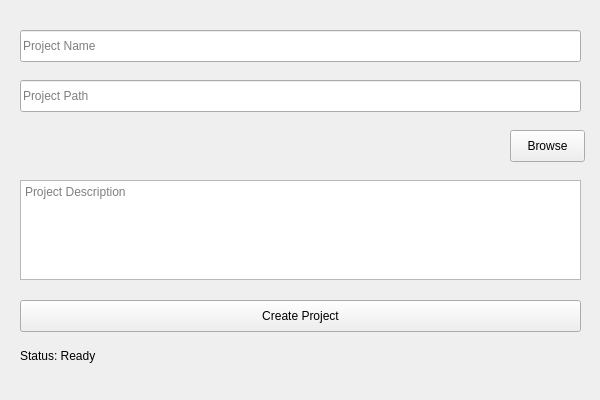
<?xml version="1.0" encoding="UTF-8"?>
<ui version="4.0">
 <class>MainWindow</class>
 <widget class="QMainWindow" name="MainWindow">
  <property name="geometry">
   <rect>
    <x>0</x>
    <y>0</y>
    <width>600</width>
    <height>400</height>
   </rect>
  </property>
  <property name="windowTitle">
   <string>UAB</string>
  </property>
  <widget class="QWidget" name="centralwidget">
   <widget class="QPushButton" name="create_project_button">
    <property name="geometry">
     <rect>
      <x>20</x>
      <y>300</y>
      <width>561</width>
      <height>32</height>
     </rect>
    </property>
    <property name="text">
     <string>Create Project</string>
    </property>
   </widget>
   <widget class="QLineEdit" name="project_name">
    <property name="geometry">
     <rect>
      <x>20</x>
      <y>30</y>
      <width>561</width>
      <height>32</height>
     </rect>
    </property>
    <property name="placeholderText">
     <string>Project Name</string>
    </property>
   </widget>
   <widget class="QLineEdit" name="project_path">
    <property name="geometry">
     <rect>
      <x>20</x>
      <y>80</y>
      <width>561</width>
      <height>32</height>
     </rect>
    </property>
    <property name="placeholderText">
     <string>Project Path</string>
    </property>
   </widget>
   <widget class="QPushButton" name="browse_button">
    <property name="geometry">
     <rect>
      <x>510</x>
      <y>130</y>
      <width>75</width>
      <height>32</height>
     </rect>
    </property>
    <property name="text">
     <string>Browse</string>
    </property>
   </widget>
   <widget class="QTextEdit" name="description">
    <property name="geometry">
     <rect>
      <x>20</x>
      <y>180</y>
      <width>561</width>
      <height>100</height>
     </rect>
    </property>
    <property name="placeholderText">
     <string>Project Description</string>
    </property>
   </widget>
   <widget class="QLabel" name="status">
    <property name="geometry">
     <rect>
      <x>20</x>
      <y>340</y>
      <width>561</width>
      <height>32</height>
     </rect>
    </property>
    <property name="text">
     <string>Status: Ready</string>
    </property>
   </widget>
  </widget>
 </widget>
 <resources/>
 <connections/>
</ui>
